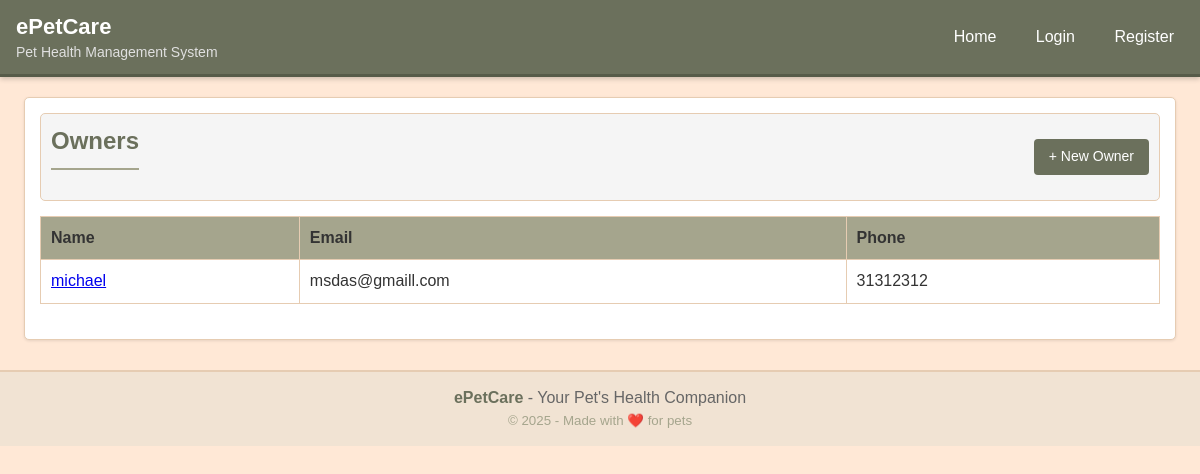
The app's page /owners/ with its own data.
### clinic/models.py (models this page shows, shortened)
class Owner(models.Model):
    user = models.OneToOneField(User, on_delete=models.CASCADE, related_name='owner_profile', null=True, blank=True)
    full_name = models.CharField(max_length=120)
    email = models.EmailField(blank=True)
    phone = models.CharField(max_length=30, blank=True)
    address = models.TextField(blank=True)
    created_at = models.DateTimeField(auto_now_add=True)

### clinic/views.py (the view)
# urls.py: path('owners/', views.owner_list, name='owner_list'),
def owner_list(request):
    owners = Owner.objects.order_by('full_name')
    return render(request, 'clinic/owner_list.html', {"owners": owners})

### clinic/templates/clinic/owner_list.html (shortened to what this page needs)
{% extends 'clinic/base.html' %}
{% block content %}
<div class="toolbar">
  <h2>Owners</h2>
  <a class="btn" href="{% url 'owner_create' %}">+ New Owner</a>
</div>
<table>
  <thead>
    <tr><th>Name</th><th>Email</th><th>Phone</th></tr>
  </thead>
  <tbody>
    {% for owner in owners %}
      <tr>
        <td><a href="{% url 'owner_detail' owner.pk %}">{{ owner.full_name }}</a></td>
        <td>{{ owner.email|default:'-' }}</td>
        <td>{{ owner.phone|default:'-' }}</td>
      </tr>
    {% empty %}
      <tr><td colspan="3">No owners yet.</td></tr>
    {% endfor %}
  </tbody>
</table>
{% endblock %}

### clinic/static/clinic/styles.css (style rules this page uses)
:root { --bg:#FFE8D6; --panel:#ffffff; --muted:#666666; --text:#333333; --brand:#6B705C; --brand-2:#565B49; --good:#6B8E23; --warn:#D4A373; --bad:#BC6C25; --border:#E6CCB2; --card:#ffffff; --primary-light:#A5A58D; --accent:#CB997E; }
* { box-sizing:border-box }
body { color:var(--text); margin:0; font-family: Arial, Helvetica, sans-serif; background:var(--bg); line-height:1.4; }
.btn { display:inline-block; padding:8px 15px; background:var(--brand); color:white; border-radius:4px; text-decoration:none; border:none; cursor:pointer; font-size:14px; }
.toolbar { display:flex; justify-content:space-between; align-items:center; margin-bottom:15px; padding:10px; background:#f5f5f5; border:1px solid var(--border); border-radius:5px; }
table { width:100%; border-collapse:collapse; margin-bottom:20px; }
th { color:#333; background-color:var(--primary-light); font-weight:bold; text-align:left; padding:10px; border:1px solid var(--border); }
td { background:white; border:1px solid var(--border); padding:10px; }
h2 { margin-top:0; padding-bottom:10px; border-bottom:2px solid var(--primary-light); color:var(--brand); }

### records on screen
Owner: full_name "michael", email "msdas@gmaill.com", phone "31312312"
